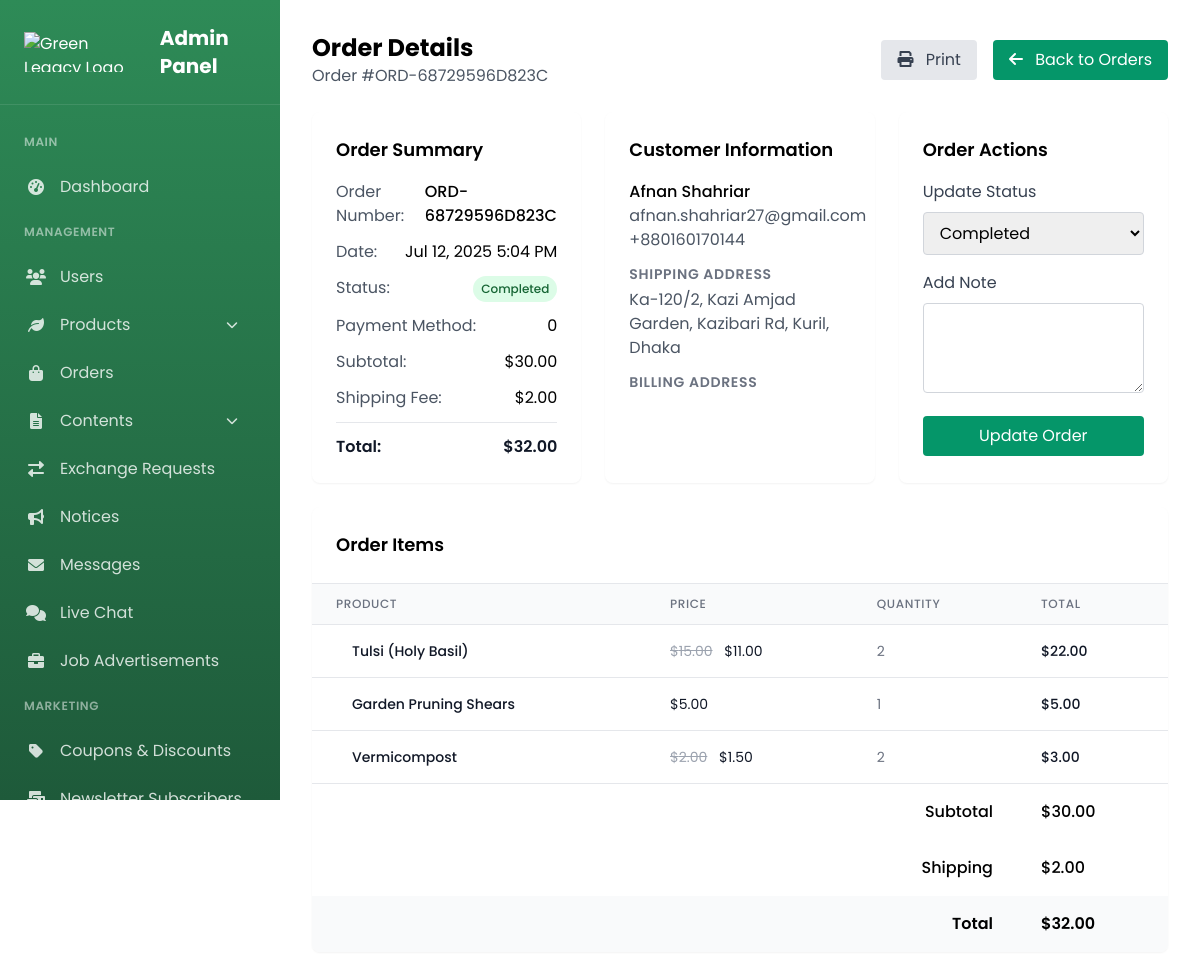
/admin_order_details.php?id=6 (signed in), run on the app's committed database.
### tables this page shows
CREATE TABLE `orders` (
  `id` int(11) NOT NULL,
  `user_id` int(11) DEFAULT NULL,
  `session_id` varchar(255) DEFAULT NULL,
  `order_number` varchar(50) DEFAULT NULL,
  `status` enum('pending','processing','completed','cancelled') DEFAULT 'pending',
  `total_amount` decimal(10,2) NOT NULL,
  `discount_amount` decimal(10,2) DEFAULT 0.00,
  `shipping_fee` decimal(10,2) DEFAULT 2.00,
  `subtotal` decimal(10,2) DEFAULT NULL,
  `payment_method` varchar(50) DEFAULT NULL,
  `coupon_id` int(11) DEFAULT NULL,
  `shipping_address` text DEFAULT NULL,
  `billing_address` text DEFAULT NULL,
  `notes` text DEFAULT NULL,
  `created_at` timestamp NOT NULL DEFAULT current_timestamp(),
  `updated_at` timestamp NOT NULL DEFAULT current_timestamp() ON UPDATE current_timestamp()
);

CREATE TABLE `users` (
  `id` int(11) NOT NULL,
  `firstname` varchar(50) NOT NULL,
  `lastname` varchar(50) NOT NULL,
  `dob` date NOT NULL,
  `address` text DEFAULT NULL,
  `email` varchar(100) NOT NULL,
  `phone` varchar(20) NOT NULL,
  `password` varchar(255) NOT NULL,
  `oauth_provider` varchar(20) DEFAULT NULL,
  `profile_pic` varchar(255) DEFAULT NULL,
  `created_at` timestamp NOT NULL DEFAULT current_timestamp(),
  `latitude` decimal(10,8) DEFAULT NULL,
  `longitude` decimal(11,8) DEFAULT NULL,
  `location_updated_at` timestamp NULL DEFAULT NULL,
  `is_verified` tinyint(1) DEFAULT 0,
  `verification_token` varchar(255) DEFAULT NULL,
  `verification_token_expires` datetime DEFAULT NULL,
  `reward_point` int(11) NOT NULL DEFAULT 0
);

CREATE TABLE `order_items` (
  `id` int(11) NOT NULL,
  `order_id` int(11) NOT NULL,
  `product_id` int(11) NOT NULL,
  `quantity` int(11) NOT NULL,
  `price` decimal(10,2) NOT NULL,
  `discount_price` decimal(10,2) DEFAULT NULL
);

CREATE TABLE `products` (
  `id` int(11) NOT NULL,
  `category_id` int(11) NOT NULL,
  `name` varchar(255) NOT NULL,
  `slug` varchar(255) NOT NULL,
  `description` text DEFAULT NULL,
  `price` decimal(10,2) NOT NULL,
  `discount_price` decimal(10,2) DEFAULT NULL,
  `sku` varchar(100) DEFAULT NULL,
  `product_type` enum('plant','tool','pesticide','fertilizer','accessory') NOT NULL,
  `is_featured` tinyint(1) DEFAULT 0,
  `is_active` tinyint(1) DEFAULT 1,
  `created_at` timestamp NOT NULL DEFAULT current_timestamp(),
  `updated_at` timestamp NOT NULL DEFAULT current_timestamp() ON UPDATE current_timestamp(),
  `average_rating` decimal(3,2) DEFAULT 0.00,
  `review_count` int(11) DEFAULT 0,
  `season` varchar(100) DEFAULT NULL,
  `climate_zone` varchar(100) DEFAULT NULL
);

### admin_order_details.php (the view, shortened to what this page needs)
<?php
require_once 'db_connect.php';
$order_id = isset($_GET['id']) ? (int)$_GET['id'] : 0;
$order = [];
$order_items = [];
if ($order_id) {
    $stmt = $conn->prepare("
        SELECT o.*, u.firstname, u.lastname, u.email, u.phone, u.address,
               c.code AS coupon_code
        FROM orders o
        LEFT JOIN users u ON o.user_id = u.id
        LEFT JOIN coupons c ON o.coupon_id = c.id
        WHERE o.id = ?
    ");
    $stmt->bind_param('i', $order_id);
    $stmt->execute();
    $order = $stmt->get_result()->fetch_assoc();
    $stmt = $conn->prepare("
        SELECT oi.*, p.name, p.slug, pi.image_path
        FROM order_items oi
        LEFT JOIN products p ON oi.product_id = p.id
        LEFT JOIN product_images pi ON p.id = pi.product_id AND pi.is_primary = 1
        WHERE oi.order_id = ?
    ");
    $stmt->bind_param('i', $order_id);
    $stmt->execute();
    $order_items = $stmt->get_result()->fetch_all(MYSQLI_ASSOC);
}
$statusOptions = [
    'pending' => 'Pending',
    'processing' => 'Processing',
    'completed' => 'Completed',
    'cancelled' => 'Cancelled'
];
include 'admin_sidebar.php';
?>
<!DOCTYPE html>
<html lang="en">
<head>
  <link href="https://cdn.jsdelivr.net/npm/tailwindcss@2.1.2/dist/tailwind.min.css" rel="stylesheet">
  <link rel="stylesheet" href="https://cdnjs.cloudflare.com/ajax/libs/font-awesome/6.0.0/css/all.min.css">
</head>
<body>
<div class="p-8">
  <div class="flex justify-between items-center mb-6">
    <div>
      <h1 class="text-2xl font-bold">Order Details</h1>
      <p class="text-gray-600">Order #<?= $order['order_number'] ?? '' ?></p>
    </div>
    <div class="flex items-center space-x-4">
      <a href="admin_order_print.php?id=<?= $order_id ?>" target="_blank" class="px-4 py-2 bg-gray-200 text-gray-700 rounded hover:bg-gray-300">
        <i class="fas fa-print mr-2"></i> Print
      </a>
      <a href="admin_orders.php" class="px-4 py-2 bg-green-600 text-white rounded hover:bg-green-700">
        <i class="fas fa-arrow-left mr-2"></i> Back to Orders
      </a>
    </div>
  </div>
  <?php if (empty($order)): ?>
    <div class="bg-white rounded-lg shadow-sm p-6 text-center">
      <p class="text-gray-500">Order not found</p>
    </div>
  <?php else: ?>
    <div class="grid grid-cols-1 lg:grid-cols-3 gap-6 mb-6">
      <div class="bg-white rounded-lg shadow-sm p-6">
        <h2 class="text-lg font-semibold mb-4">Order Summary</h2>
        <div class="space-y-3">
          <div class="flex justify-between">
            <span class="text-gray-600">Order Number:</span>
            <span class="font-medium"><?= $order['order_number'] ?></span>
          </div>
          <div class="flex justify-between">
            <span class="text-gray-600">Date:</span>
            <span><?= date('M j, Y g:i A', strtotime($order['created_at'])) ?></span>
          </div>
          <div class="flex justify-between">
            <span class="text-gray-600">Status:</span>
            <span class="badge badge-<?= $order['status'] ?>">
              <?= ucfirst($order['status']) ?>
            </span>
          </div>
          <div class="flex justify-between">
            <span class="text-gray-600">Payment Method:</span>
            <span><?= ucwords(str_replace('_', ' ', $order['payment_method'])) ?></span>
          </div>
          <div class="flex justify-between">
            <span class="text-gray-600">Subtotal:</span>
            <span>$<?= number_format($order['subtotal'], 2) ?></span>
          </div>
          <div class="flex justify-between">
            <span class="text-gray-600">Shipping Fee:</span>
            <span>$<?= number_format($order['shipping_fee'], 2) ?></span>
          </div>
          <div class="flex justify-between border-t border-gray-200 pt-3 mt-3">
            <span class="text-gray-900 font-semibold">Total:</span>
            <span class="text-gray-900 font-semibold">$<?= number_format($order['total_amount'], 2) ?></span>
          </div>
        </div>
      </div>
      <div class="bg-white rounded-lg shadow-sm p-6">
        <h2 class="text-lg font-semibold mb-4">Customer Information</h2>
        <div class="space-y-3">
          <div>
            <p class="font-medium"><?= $order['firstname'] . ' ' . $order['lastname'] ?></p>
            <p class="text-gray-600"><?= $order['email'] ?></p>
            <?php if ($order['phone']): ?>
              <p class="text-gray-600"><?= $order['phone'] ?></p>
            <?php endif; ?>
          </div>
          <div class="mt-4">
            <h3 class="text-sm font-semibold text-gray-500 uppercase tracking-wider">Shipping Address</h3>
            <address class="text-gray-600 mt-1 not-italic">
              <?= nl2br($order['shipping_address']) ?>
            </address>
          </div>
          <div class="mt-4">
            <h3 class="text-sm font-semibold text-gray-500 uppercase tracking-wider">Billing Address</h3>
          </div>
        </div>
      </div>
      <div class="bg-white rounded-lg shadow-sm p-6">
        <h2 class="text-lg font-semibold mb-4">Order Actions</h2>
        <form action="admin_update_order_status.php" method="POST" class="space-y-4">
          <div>
            <label class="block text-gray-700 mb-2">Update Status</label>
            <select name="status" class="w-full px-3 py-2 border border-gray-300 rounded">
              <?php foreach ($statusOptions as $value => $label): ?>
                <option value="<?= $value ?>" <?= $order['status'] == $value ? 'selected' : '' ?>><?= $label ?></option>
              <?php endforeach; ?>
            </select>
          </div>
          <div>
            <label class="block text-gray-700 mb-2">Add Note</label>
            <textarea name="notes" class="w-full px-3 py-2 border border-gray-300 rounded" rows="3"></textarea>
          </div>
          <button type="submit" class="w-full px-4 py-2 bg-green-600 text-white rounded hover:bg-green-700">
            Update Order
          </button>
        </form>
      </div>
    </div>
    <div class="bg-white rounded-lg shadow-sm overflow-hidden mb-6">
      <div class="p-6 border-b border-gray-200">
        <h2 class="text-lg font-semibold">Order Items</h2>
      </div>
      <div class="overflow-x-auto">
        <table class="min-w-full divide-y divide-gray-200">
          <thead class="bg-gray-50">
            <tr>
              <th class="px-6 py-3 text-left text-xs font-medium text-gray-500 uppercase tracking-wider">Product</th>
              <th class="px-6 py-3 text-left text-xs font-medium text-gray-500 uppercase tracking-wider">Price</th>
              <th class="px-6 py-3 text-left text-xs font-medium text-gray-500 uppercase tracking-wider">Quantity</th>
              <th class="px-6 py-3 text-left text-xs font-medium text-gray-500 uppercase tracking-wider">Total</th>
            </tr>
          </thead>
          <tbody class="bg-white divide-y divide-gray-200">
            <?php foreach ($order_items as $item): ?>
              <tr>
                <td class="px-6 py-4 whitespace-nowrap">
                  <div class="flex items-center">
                    <div class="ml-4">
                      <div class="text-sm font-medium text-gray-900"><?= $item['name'] ?></div>
                    </div>
                  </div>
                </td>
                <td class="px-6 py-4 whitespace-nowrap">
                  <div class="text-sm text-gray-900">
                    <?php if ($item['discount_price']): ?>
                      <span class="line-through text-gray-400 mr-2">$<?= number_format($item['price'], 2) ?></span>
                      <span>$<?= number_format($item['discount_price'], 2) ?></span>
                    <?php else: ?>
                      $<?= number_format($item['price'], 2) ?>
                    <?php endif; ?>
                  </div>
                </td>
                <td class="px-6 py-4 whitespace-nowrap text-sm text-gray-500">
                  <?= $item['quantity'] ?>
                </td>
                <td class="px-6 py-4 whitespace-nowrap text-sm font-medium text-gray-900">
                  $<?= number_format(($item['discount_price'] ?: $item['price']) * $item['quantity'], 2) ?>
                </td>
              </tr>
            <?php endforeach; ?>
          </tbody>
          <tfoot>
            <tr>
              <td colspan="3" class="px-6 py-4 text-right font-medium">Subtotal</td>
              <td class="px-6 py-4 font-medium">$<?= number_format($order['subtotal'], 2) ?></td>
            </tr>
            <tr>
              <td colspan="3" class="px-6 py-4 text-right font-medium">Shipping</td>
              <td class="px-6 py-4 font-medium">$<?= number_format($order['shipping_fee'], 2) ?></td>
            </tr>
            <tr class="bg-gray-50">
              <td colspan="3" class="px-6 py-4 text-right font-semibold">Total</td>
              <td class="px-6 py-4 font-semibold">$<?= number_format($order['total_amount'], 2) ?></td>
            </tr>
          </tfoot>
        </table>
      </div>
    </div>
  <?php endif; ?>
</div>
</body>
</html>

### admin_sidebar.php (style rules this page uses)
:root { --primary-green: #2E8B57; --light-green: #a8e6cf; --sidebar-width: 280px; }
body { font-family: 'Poppins', sans-serif; }

### admin_order_details.php (style rules this page uses)
:root { --primary-green: #2E8B57; --light-green: #a8e6cf; --sidebar-width: 280px; }
body { font-family: 'Poppins', sans-serif; margin-left: 280px; }
.badge { display: inline-block; padding: 0.25rem 0.5rem; border-radius: 9999px; font-size: 0.75rem; font-weight: 500; }
.badge-completed { background-color: #dcfce7; color: #166534; }

### data on the page
orders: order_number "ORD-68729596D823C", created_at "Jul 12, 2025 5:04 PM", status "Completed", payment_method "0", subtotal "30.00", shipping_fee "2.00", total_amount "32.00", user.firstname "Afnan", user.lastname "Shahriar", user.email "afnan.shahriar27@gmail.com", user.phone "+880160170144", shipping_address "Ka-120/2, Kazi Amjad Garden, Kazibari Rd, Kuril, Dhaka"
order_items: product.name "Tulsi (Holy Basil)", price "15.00", discount_price "11.00", quantity "2", ($item['discount_price'] ?: $item['price']) * $item['quantity'] "22.00"
order_items: product.name "Garden Pruning Shears", price "5.00", quantity "1"
order_items: product.name "Vermicompost", price "2.00", discount_price "1.50", quantity "2", ($item['discount_price'] ?: $item['price']) * $item['quantity'] "3.00"
